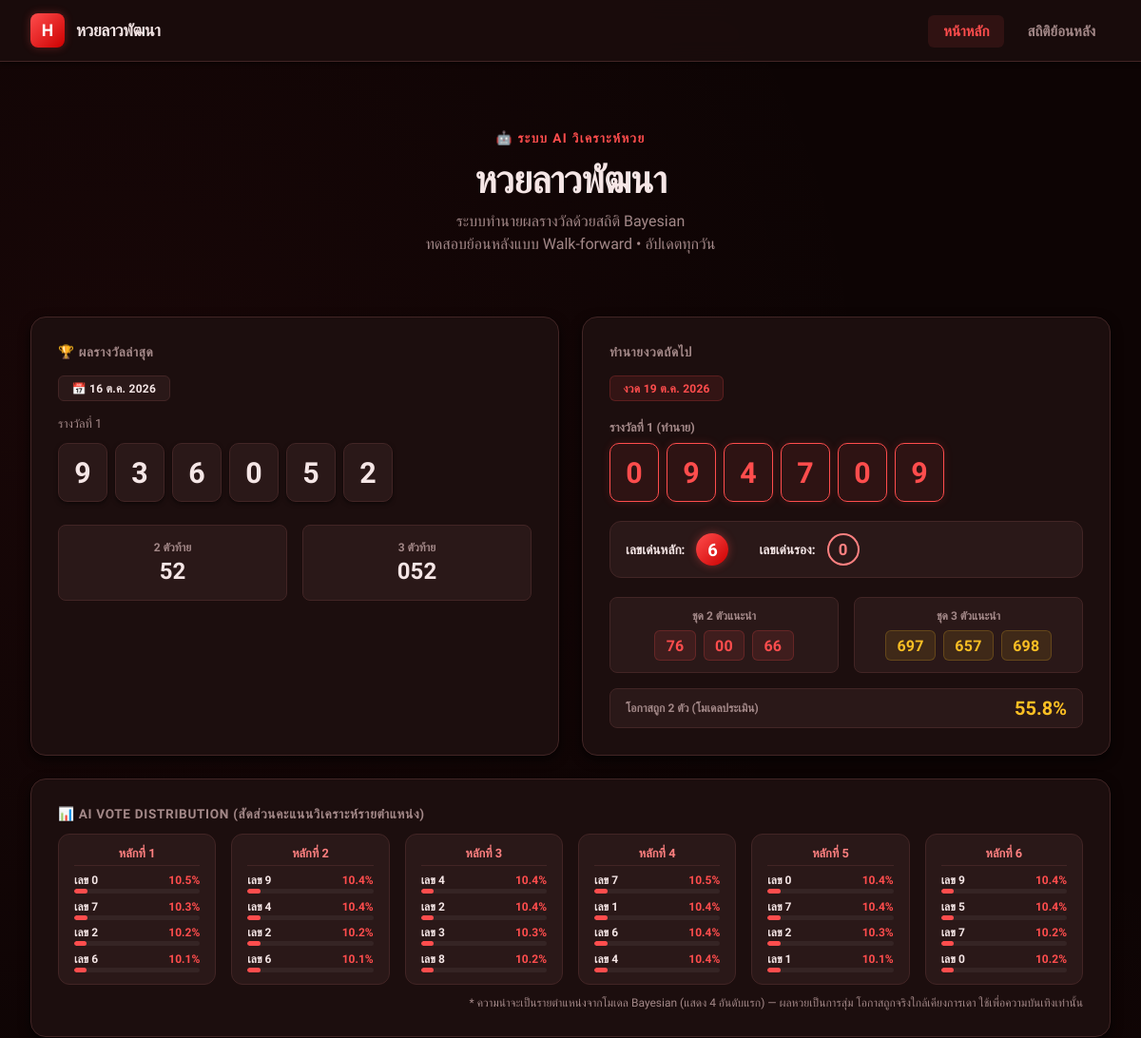
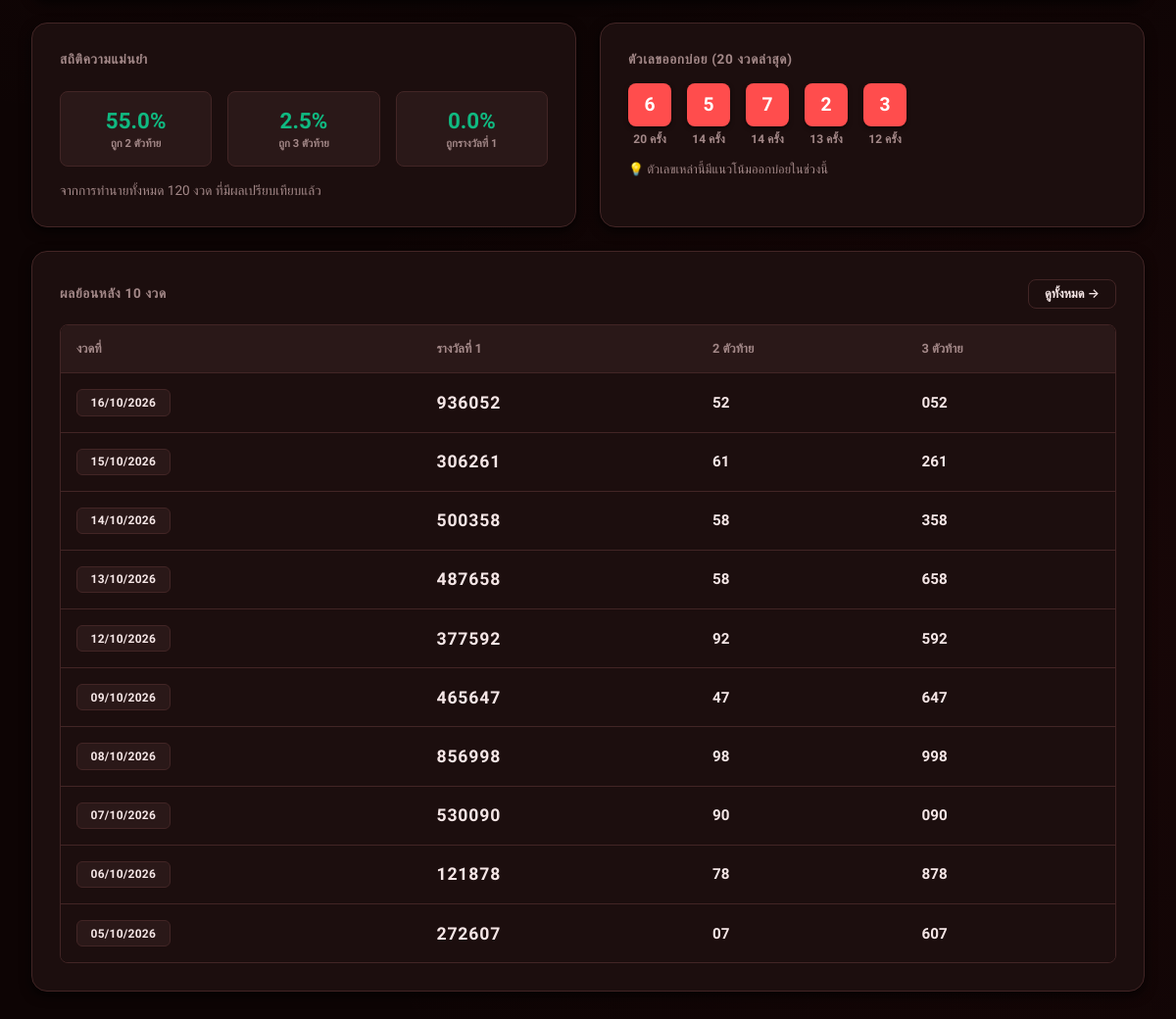
The page / on the database its author committed (2 pictures, top to bottom).
### lottery/models.py (models this page shows, shortened)
class LotteryResult(models.Model):
    draw_date = models.DateField(unique=True, verbose_name="วันที่ออกรางวัล")
    first_prize = models.CharField(max_length=20, blank=True, verbose_name="รางวัลที่ 1")
    two_digit = models.CharField(max_length=10, blank=True, verbose_name="2 ตัวท้าย")
    two_digit_top = models.CharField(max_length=10, blank=True, verbose_name="2 ตัวบน")
    three_digit = models.CharField(max_length=10, blank=True, verbose_name="3 ตัวท้าย")
    four_digit = models.CharField(max_length=10, blank=True, verbose_name="4 ตัวท้าย")
    raw_data = models.TextField(blank=True, verbose_name="ข้อมูลดิบ")
    created_at = models.DateTimeField(auto_now_add=True)
    updated_at = models.DateTimeField(auto_now=True)
    class Meta:
        ordering = ['-draw_date']
        verbose_name = "ผลหวยลาวพัฒนา"
        verbose_name_plural = "ผลหวยลาวพัฒนาทั้งหมด"
    @property
    def last_two(self):
        if self.two_digit:
            return self.two_digit
        if len(self.first_prize) >= 2:
            return self.first_prize[-2:]
        return ""
    @property
    def last_three(self):
        if self.three_digit:
            return self.three_digit
        if len(self.first_prize) >= 3:
            return self.first_prize[-3:]
        return ""

class Prediction(models.Model):
    target_date = models.DateField(verbose_name="งวดที่ทำนาย")
    predicted_first = models.CharField(max_length=20, verbose_name="ทำนายรางวัลที่ 1")
    predicted_two = models.CharField(max_length=200, blank=True, verbose_name="ทำนาย 2 ตัวท้าย")
    predicted_two_top = models.CharField(max_length=100, blank=True, verbose_name="ทำนาย 2 ตัวบน")
    predicted_three = models.CharField(max_length=100, blank=True, verbose_name="ทำนาย 3 ตัวท้าย")
    predicted_four = models.CharField(max_length=100, blank=True, verbose_name="ทำนาย 4 ตัวท้าย")
    confidence = models.FloatField(default=0.0, verbose_name="ความมั่นใจ (%)")
    model_used = models.CharField(max_length=50, default="ensemble", verbose_name="โมเดลที่ใช้")
    key_digit = models.CharField(max_length=5, default="N/A", verbose_name="เลขเด่นหลัก")
    secondary_digit = models.CharField(max_length=5, default="N/A", verbose_name="เลขเด่นรอง")
    vote_breakdown = models.JSONField(null=True, blank=True, verbose_name="รายละเอียดคะแนนโหวต")
    actual_result = models.ForeignKey(
        LotteryResult, null=True, blank=True,
        on_delete=models.SET_NULL,
        related_name='predictions',
        verbose_name="ผลจริง"
    )
    is_correct_two = models.BooleanField(null=True, blank=True, verbose_name="ถูก 2 ตัวท้าย")
    is_correct_two_top = models.BooleanField(null=True, blank=True, verbose_name="ถูก 2 ตัวบน")
    is_correct_three = models.BooleanField(null=True, blank=True, verbose_name="ถูก 3 ตัวท้าย")
    is_correct_four = models.BooleanField(null=True, blank=True, verbose_name="ถูก 4 ตัวท้าย")
    is_correct_first = models.BooleanField(null=True, blank=True, verbose_name="ถูกรางวัลที่ 1")
    created_at = models.DateTimeField(auto_now_add=True)
    class Meta:
        ordering = ['-target_date']
        verbose_name = "การทำนาย"
        verbose_name_plural = "ประวัติการทำนาย"

### lottery/views.py (the view, shortened to what this page needs)
# urls.py: path('', views.dashboard, name='dashboard'),
def dashboard(request):
    today = timezone.localdate()
    _check_and_fetch_pending(today)
    latest = LotteryResult.objects.first()
    from lottery.services.utils import get_next_draw_date
    now_local = timezone.localtime()
    next_draw_date = get_next_draw_date(now_local)
    prediction = Prediction.objects.filter(target_date=next_draw_date).first()
    kick_model_refresh()
    predicted_twos = []
    predicted_threes = []
    vote_breakdown = []
    key_digit = "N/A"
    secondary_digit = "N/A"
    if prediction:
        predicted_twos = [x.strip() for x in prediction.predicted_two.split(',')] if prediction.predicted_two else []
        predicted_threes = [x.strip() for x in prediction.predicted_three.split(',')] if prediction.predicted_three else []
        vote_breakdown = prediction.vote_breakdown or []
        key_digit = prediction.key_digit or "N/A"
        secondary_digit = prediction.secondary_digit or "N/A"
    recent_results = LotteryResult.objects.order_by('-draw_date')[:10]
    stats = get_accuracy_stats()
    hot_numbers = _calc_hot_numbers(20)
    stat_analysis = get_statistical_analysis(30)
    context = {
        'latest': latest,
        'prediction': prediction,
        'predicted_twos': predicted_twos,
        'predicted_threes': predicted_threes,
        'vote_breakdown': vote_breakdown,
        'key_digit': key_digit,
        'secondary_digit': secondary_digit,
        'recent_results': recent_results,
        'stats': stats,
        'hot_numbers': hot_numbers,
        'stat_analysis': stat_analysis,
        'today': today,
    }
    return render(request, 'lottery/dashboard.html', context)

### lottery/templates/lottery/dashboard.html (shortened to what this page needs)
{% extends "lottery/base.html" %}
{% block nav_dashboard %}active{% endblock %}
{% block content %}
<div class="hero">
    <div class="hero-subtitle">🤖 ระบบ AI วิเคราะห์หวย</div>
    <h1 class="hero-title">หวยลาวพัฒนา</h1>
    <p class="hero-desc">ระบบทำนายผลรางวัลด้วยสถิติ Bayesian<br>ทดสอบย้อนหลังแบบ Walk-forward • อัปเดตทุกวัน</p>
</div>
<div class="grid-2 fade-in delay-1" style="margin-bottom:1.5rem;">
    <div class="card">
        <div style="margin-bottom:1rem;">
            <div class="card-title" style="margin-bottom:0;">🏆 ผลรางวัลล่าสุด</div>
        </div>
        {% if latest %}
            <div class="badge badge-light" style="margin-bottom: 1rem; display: inline-flex; align-items: center; gap: 0.5rem;">📅 {{ latest.draw_date|date:"d M Y" }}</div>
            <div>
                <div style="font-size:0.8rem; color:var(--text-muted); margin-bottom:0.75rem;">รางวัลที่ 1</div>
                <div class="lottery-number" id="latestNumbers">
                    {% for digit in latest.first_prize %}
                        {% if digit != '-' and digit != ' ' %}
                        <div class="digit-box">{{ digit }}</div>
                        {% endif %}
                    {% endfor %}
                </div>
            </div>
            <div class="two-three-row">
                <div class="mini-result">
                    <div class="label">2 ตัวท้าย</div>
                    <div class="number">{{ latest.last_two|default:"--" }}</div>
                </div>
                <div class="mini-result">
                    <div class="label">3 ตัวท้าย</div>
                    <div class="number">{{ latest.last_three|default:"---" }}</div>
                </div>
            </div>
        {% else %}
            <div class="no-data">
                <div class="icon">📭</div>
                <p>ยังไม่มีข้อมูลผลรางวัล</p>
                <p style="font-size:0.85rem; margin-top:0.5rem;">กดปุ่ม "ดึงข้อมูลล่าสุด" เพื่อโหลดข้อมูล</p>
            </div>
        {% endif %}
    </div>
    <div class="card">
        <div style="margin-bottom:1rem;">
            <div class="card-title" style="margin-bottom:0;">ทำนายงวดถัดไป</div>
        </div>
        {% if prediction %}
            <div class="badge badge-red" style="margin-bottom: 1.25rem; display: inline-flex; align-items: center; gap: 0.5rem;">
                งวด {{ prediction.target_date|date:"d M Y" }}
            </div>
            <div style="margin-bottom: 1.25rem;">
                <div style="font-size:0.8rem; color:var(--text-muted); margin-bottom:0.5rem; font-weight: 600;">รางวัลที่ 1 (ทำนาย)</div>
                <div class="lottery-number" id="predictNumbers">
                    {% for digit in prediction.predicted_first %}
                        {% if digit != '-' and digit != ' ' %}
                        <div class="digit-box predict">{{ digit }}</div>
                        {% endif %}
                    {% endfor %}
                </div>
            </div>
            <div style="display: flex; gap: 2rem; margin-bottom: 1.25rem; background-color: var(--bg-box); padding: 0.75rem 1rem; border-radius: 12px; border: 1px solid var(--border);">
                <div style="display: flex; align-items: center; gap: 0.75rem;">
                    <div style="font-size:0.85rem; font-weight:700; color:var(--text-body);">เลขเด่นหลัก:</div>
                    <div class="key-digit-circle">{{ key_digit }}</div>
                </div>
                <div style="display: flex; align-items: center; gap: 0.75rem;">
                    <div style="font-size:0.85rem; font-weight:700; color:var(--text-body);">เลขเด่นรอง:</div>
                    <div class="key-digit-sec">{{ secondary_digit }}</div>
                </div>
            </div>
            <div class="two-three-row" style="margin-top: 1rem; margin-bottom: 1rem;">
                <div class="mini-result predict" style="padding: 0.75rem;">
                    <div class="label">ชุด 2 ตัวแนะนำ</div>
                    <div style="display: flex; gap: 0.5rem; justify-content: center; flex-wrap: wrap; margin-top: 0.5rem;">
                        {% for num in predicted_twos %}
                            <span class="badge badge-red" style="font-size: 1rem; padding: 0.35rem 0.7rem; font-weight: 700;">{{ num }}</span>
                        {% empty %}
                            <span style="color:var(--text-muted);">--</span>
                        {% endfor %}
                    </div>
                </div>
                <div class="mini-result predict" style="padding: 0.75rem;">
                    <div class="label">ชุด 3 ตัวแนะนำ</div>
                    <div style="display: flex; gap: 0.5rem; justify-content: center; flex-wrap: wrap; margin-top: 0.5rem;">
                        {% for num in predicted_threes %}
                            <span class="badge badge-red" style="font-size: 1rem; padding: 0.35rem 0.7rem; font-weight: 700; background-color: rgba(251, 191, 36, 0.1); color: var(--warning); border-color: rgba(251, 191, 36, 0.2);">{{ num }}</span>
                        {% empty %}
                            <span style="color:var(--text-muted);">---</span>
                        {% endfor %}
                    </div>
                </div>
            </div>
            <div class="mini-result" style="display: flex; justify-content: space-between; align-items: center; padding: 0.5rem 1rem; border-radius: 8px;">
                <span class="label" style="margin: 0;">โอกาสถูก 2 ตัว (โมเดลประเมิน)</span>
                <span class="number" style="color:var(--warning); font-size: 1.25rem;">{{ prediction.confidence }}%</span>
            </div>
        {% else %}
            <div class="no-data">
                <div class="icon">🤖</div>
                <p>ยังไม่มีผลการทำนาย</p>
                <p style="font-size:0.85rem; margin-top:0.5rem;">ดึงข้อมูลก่อนแล้วกด "คำนวณใหม่"</p>
            </div>
        {% endif %}
    </div>
</div>
{% if vote_breakdown %}
<div class="card fade-in delay-2" style="margin-bottom: 1.5rem;">
    <div class="card-title" style="display: flex; align-items: center; gap: 0.5rem; margin-bottom: 0.75rem;">
        <span>📊 AI Vote Distribution (สัดส่วนคะแนนวิเคราะห์รายตำแหน่ง)</span>
    </div>
    <div style="display: grid; grid-template-columns: repeat(auto-fit, minmax(150px, 1fr)); gap: 1rem; margin-top: 0.75rem;">
        {% for pos_votes in vote_breakdown %}
            <div style="background-color: var(--bg-box); border: 1px solid var(--border); border-radius: 12px; padding: 0.75rem 1rem;">
                <div style="font-size: 0.8rem; font-weight: 700; color: var(--primary-light); text-align: center; margin-bottom: 0.5rem; border-bottom: 1px solid var(--border); padding-bottom: 0.25rem;">
                    หลักที่ {{ forloop.counter }}
                </div>
                <div style="display: flex; flex-direction: column; gap: 0.4rem;">
                    {% for digit, pct in pos_votes|slice:":4" %}
                        <div>
                            <div style="display: flex; justify-content: space-between; font-size: 0.75rem; font-weight: 600; margin-bottom: 2px;">
                                <span style="color: var(--text-body);">เลข {{ digit }}</span>
                                <span style="color: var(--primary);">{{ pct }}%</span>
                            </div>
                            <div class="progress" style="height: 5px; margin: 0; background-color: rgba(255,255,255,0.05);">
                                <div class="progress-bar" style="width: {{ pct }}%; background-color: var(--primary);"></div>
                            </div>
                        </div>
                    {% endfor %}
                </div>
            </div>
        {% endfor %}
    </div>
    <div style="margin-top: 0.75rem; font-size: 0.75rem; color: var(--text-muted); text-align: right;">
        * ความน่าจะเป็นรายตำแหน่งจากโมเดล Bayesian (แสดง 4 อันดับแรก) — ผลหวยเป็นการสุ่ม โอกาสถูกจริงใกล้เคียงการเดา ใช้เพื่อความบันเทิงเท่านั้น
    </div>
</div>
{% endif %}
<div class="grid-2 fade-in delay-2" style="margin-bottom:1.5rem;">
    <div class="card">
        <div class="card-title">สถิติความแม่นยำ</div>
        {% if stats.total > 0 %}
            <div class="stats-row">
                <div class="stat-mini">
                    <div class="val">{{ stats.acc_two }}%</div>
                    <div class="lbl">ถูก 2 ตัวท้าย</div>
                </div>
                <div class="stat-mini">
                    <div class="val">{{ stats.acc_three }}%</div>
                    <div class="lbl">ถูก 3 ตัวท้าย</div>
                </div>
                <div class="stat-mini">
                    <div class="val">{{ stats.acc_first }}%</div>
                    <div class="lbl">ถูกรางวัลที่ 1</div>
                </div>
            </div>
            <div style="margin-top:1rem; font-size:0.85rem; color:var(--text-muted);">
                จากการทำนายทั้งหมด {{ stats.total }} งวด ที่มีผลเปรียบเทียบแล้ว
            </div>
        {% else %}
            <div class="no-data" style="padding:1.5rem;">
                <p style="color:var(--text-muted);">ยังไม่มีข้อมูลสถิติ</p>
                <p style="font-size:0.8rem; margin-top:0.25rem;">จะมีข้อมูลหลังจากผลรางวัลออกและเปรียบเทียบแล้ว</p>
            </div>
        {% endif %}
    </div>
    <div class="card">
        <div class="card-title">ตัวเลขออกบ่อย (20 งวดล่าสุด)</div>
        {% if hot_numbers %}
            <div class="hot-row">
                {% for digit, count in hot_numbers %}
                <div class="hot-num">
                    <div class="hot-circle">{{ digit }}</div>
                    <div class="hot-count">{{ count }} ครั้ง</div>
                </div>
                {% endfor %}
            </div>
            <div style="margin-top:1rem; font-size:0.8rem; color:var(--text-muted);">
                💡 ตัวเลขเหล่านี้มีแนวโน้มออกบ่อยในช่วงนี้
            </div>
        {% else %}
            <div class="no-data" style="padding:1.5rem;">
                <p style="color:var(--text-muted);">ยังไม่มีข้อมูลเพียงพอ</p>
            </div>
        {% endif %}
    </div>
</div>
<div class="card fade-in delay-3">
    <div style="display:flex; justify-content:space-between; align-items:center; margin-bottom:1rem;">
        <div class="card-title" style="margin-bottom:0;">ผลย้อนหลัง 10 งวด</div>
        <a href="/history/" class="btn btn-outline" style="padding:0.4rem 1rem; font-size:0.8rem;">ดูทั้งหมด →</a>
    </div>
    {% if recent_results %}
    <div class="table-wrapper">
        <table>
            <thead>
                <tr>
                    <th>งวดที่</th>
                    <th>รางวัลที่ 1</th>
                    <th>2 ตัวท้าย</th>
                    <th>3 ตัวท้าย</th>
                </tr>
            </thead>
            <tbody>
                {% for r in recent_results %}
                <tr>
                    <td><span class="badge badge-light">{{ r.draw_date|date:"d/m/Y" }}</span></td>
                    <td style="font-size:1.1rem; font-weight:700; color:var(--text-card); letter-spacing:0.05em;">{{ r.first_prize }}</td>
                    <td style="font-weight:600;">{{ r.last_two }}</td>
                    <td style="font-weight:600;">{{ r.last_three }}</td>
                </tr>
                {% endfor %}
            </tbody>
        </table>
    </div>
    {% else %}
    <div class="no-data">
        <div class="icon">📭</div>
        <p>ยังไม่มีข้อมูลประวัติ</p>
        <button class="btn btn-primary" onclick="fetchData()" style="margin-top:1rem;">ดึงข้อมูลเลย</button>
    </div>
    {% endif %}
</div>
{% endblock %}

### rows shown on the page
LotteryResult: draw_date "16 ต.ค. 2026", last_two "52", last_three "052", draw_date "16/10/2026", first_prize "936052"
Prediction: target_date "19 ต.ค. 2026", confidence "55.8"
LotteryResult: draw_date "15/10/2026", first_prize "306261", last_two "61", last_three "261"
LotteryResult: draw_date "14/10/2026", first_prize "500358", last_two "58", last_three "358"
LotteryResult: draw_date "13/10/2026", first_prize "487658", last_two "58", last_three "658"
LotteryResult: draw_date "12/10/2026", first_prize "377592", last_two "92", last_three "592"
LotteryResult: draw_date "09/10/2026", first_prize "465647", last_two "47", last_three "647"
LotteryResult: draw_date "08/10/2026", first_prize "856998", last_two "98", last_three "998"
LotteryResult: draw_date "07/10/2026", first_prize "530090", last_two "90", last_three "090"
LotteryResult: draw_date "06/10/2026", first_prize "121878", last_two "78", last_three "878"
LotteryResult: draw_date "05/10/2026", first_prize "272607", last_two "07", last_three "607"

### other values the page prints
{{ digit }} "9" "3" "6" "0" "5" "2"
{{ digit }} "0" "9" "4" "7" "0" "9"
{{ key_digit }} "6"
{{ secondary_digit }} "0"
{{ num }} "76" "00" "66"
{{ num }} "697" "657" "698"
{{ digit }} "0" "7" "2" "6" "9" "4" "2" "6" "4" "2" "3" "8" "7" "1" "6" "4" "0" "7" "2" "1" "9" "5" "7" "0"
{{ pct }} "10.5" "10.3" "10.2" "10.1" "10.4" "10.4" "10.2" "10.1" "10.4" "10.4" "10.3" "10.2" "10.5" "10.4" "10.4" "10.4" "10.4" "10.4" "10.3" "10.1" "10.4" "10.4" "10.2" "10.2"
{{ stats.acc_two }} "55.0"
{{ stats.acc_three }} "2.5"
{{ stats.acc_first }} "0.0"
{{ stats.total }} "120"
{{ digit }} "6" "5" "7" "2" "3"
{{ count }} "20" "14" "14" "13" "12"
